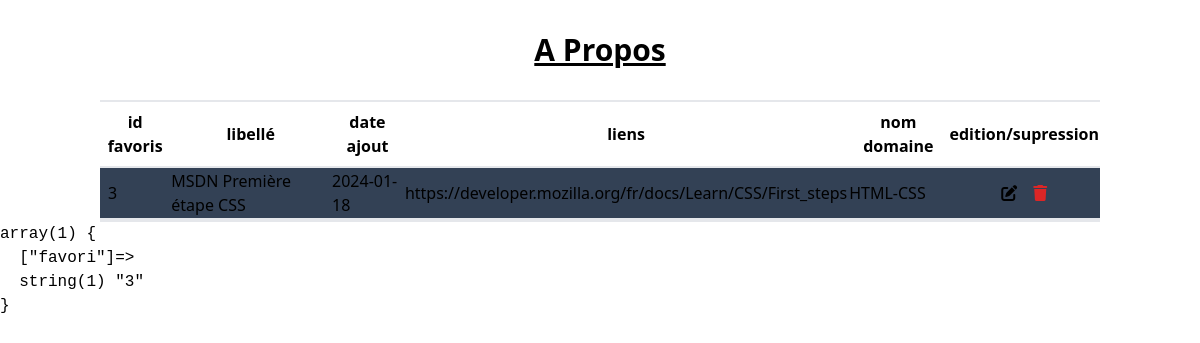
Page /detail.php?favori=3 on the committed database.
### tables this page shows
CREATE TABLE `favoris` (
  `id_fav` int(11) NOT NULL,
  `libelle` varchar(300) NOT NULL,
  `date_creation` date NOT NULL,
  `url` varchar(4000) NOT NULL,
  `id_dom` int(11) NOT NULL
);

CREATE TABLE `domaine` (
  `id_dom` int(11) NOT NULL,
  `nom_dom` varchar(50) NOT NULL
);

### detail.php (the view, shortened to what this page needs)
<?php
    include 'head.php'
?>
    <header>
        <h1 class="text-3xl font-bold underline Table favoris text-center py-8 dark:text-white">
            A Propos
        </h1>
    </header>
    <?php
        $result = $pdo->query("SELECT * FROM `favoris` INNER JOIN `domaine` ON favoris.id_dom=domaine.id_dom WHERE id_fav=".$_GET['favori'].";");
        $favoris = $result->fetchAll(PDO::FETCH_ASSOC);
    ?>
    <section class = "w-full flex justify-center dark:text-white">
        <table class="w-5/6">
        <tr class="border-y-2">
            <th class = "py-2">
                id favoris
            </th>
            <th>
                libellé
            </th>
            <th>
                date ajout
            </th>
            <th>
                liens
            </th>
            <th>
                nom domaine
            </th>
            <th>
                edition/supression
            </th>
        </tr>
        <?php
        foreach($favoris as $favori){
        ?>
            <tr class="border-y-2 py-2 odd:bg-slate-600 even:bg-slate-700 hover:bg-slate-400">
                <td class = "p-2">
                    <?php echo $favori['id_fav'] ?>
                </td>
                <td>
                <?php echo $favori['libelle'] ?>
                </td>
                <td>
                <?php echo $favori['date_creation'] ?>
                </td>
                <td>
                    <a href="<?php echo $favori['url'] ?>"><?php echo $favori['url'] ?></a>
                </td>
                <td>
                <?php echo $favori['nom_dom'] ?>
                </td>
                <td class="text-center">
                <button class = "px-2  hover:text-sky-600"><i class="fa-solid fa-pen-to-square "></i></button><button class = "px-2 text-red-600 hover:text-red-800"><i class="fa-solid fa-trash"></i></button>
                </td>
            </tr>
            <?php
            }
            ?>
        </table>
    </section>
    <div class = " w-full flex justify-center text-center ">
    <span class = "w-5/6 flex justify-center text-center border-b-2 bg-slate-600">
    </span>
    </div>
      <?php
  echo '<pre>';
  var_dump($_GET);
  echo '</pre>';
  ?>
</body>
</html>

### rows in the picture
favoris: id_fav "3", libelle "MSDN Première étape CSS", date_creation "2024-01-18", url "https://developer.mozilla.org/fr/docs/Learn/CSS/First_steps", id_dom.nom_dom "HTML-CSS"
